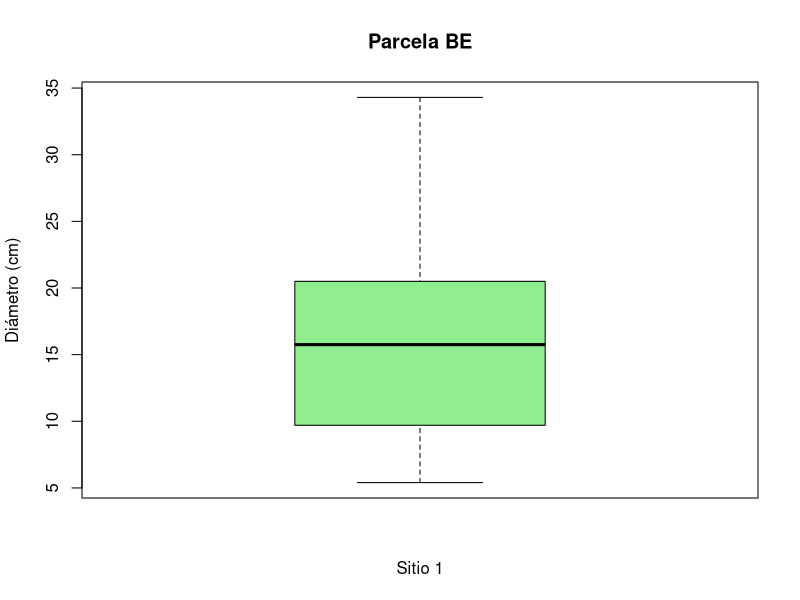
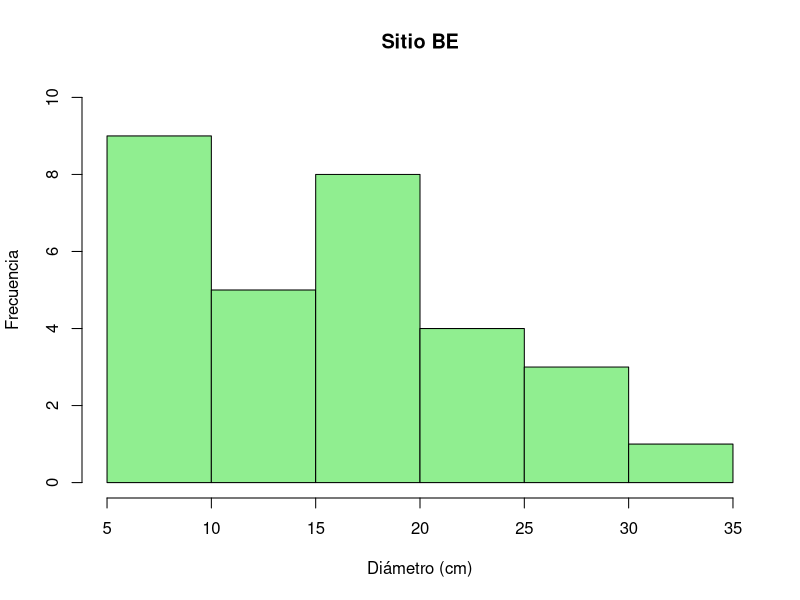
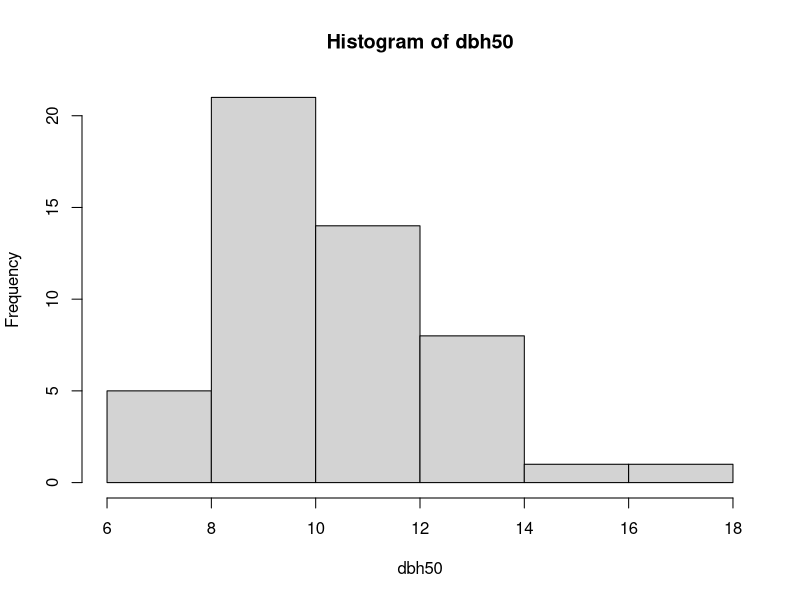
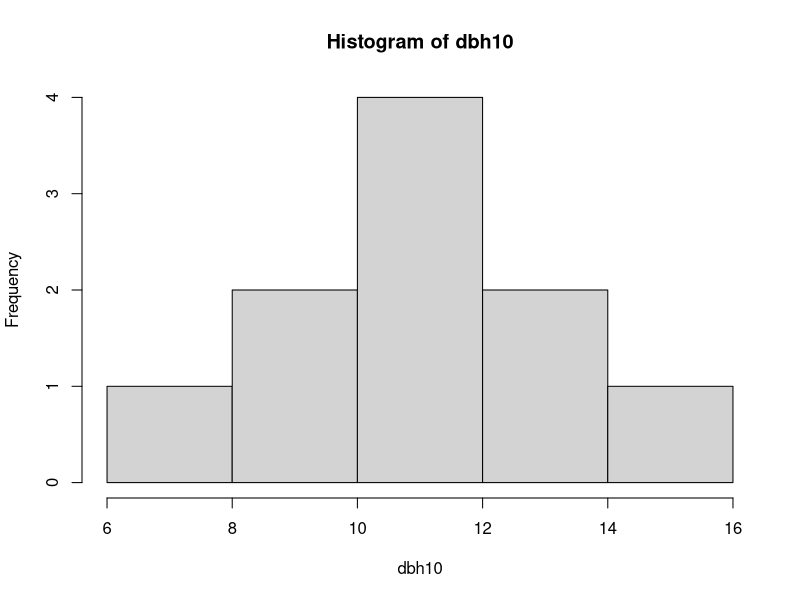
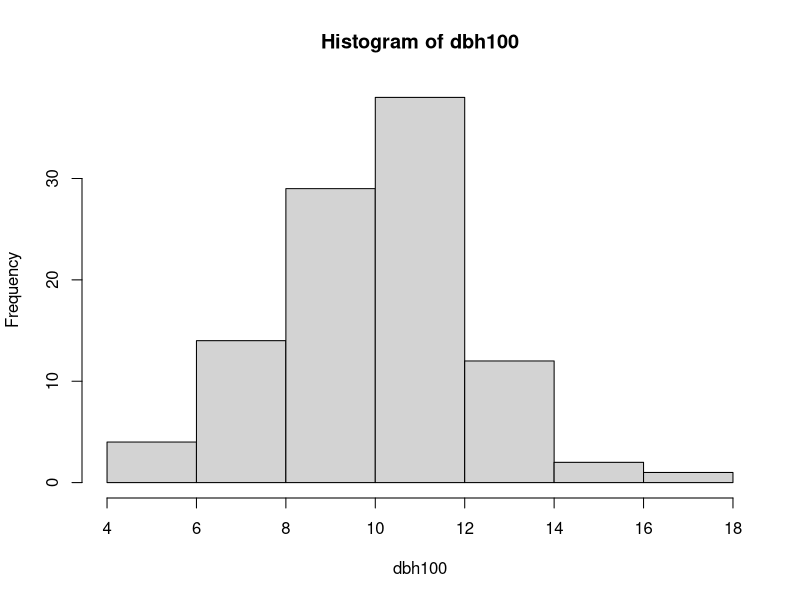
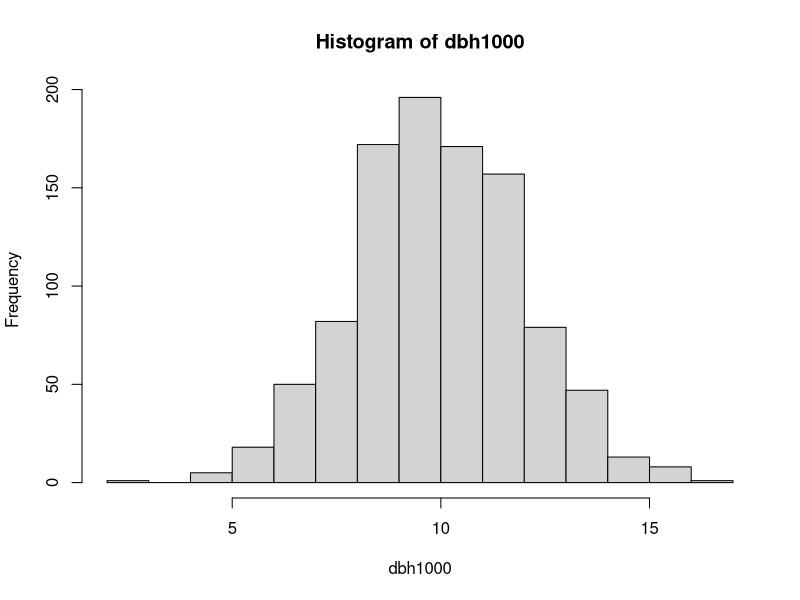

Recreate these plots in R, in order.
# Marlen Gutierrez Barientos
#16/08/2022
#Clase 2

# Ingresar Datos ----------------------------------------------------------

dbh <- c(16.5, 25.3, 22.1, 17.2, 16.1, 8.1, 34.3, 5.4, 5.7,
         11.2, 24.1, 14.5, 7.7, 15.6, 15.9, 10, 17.5, 20.5,
         7.8, 27.3, 9.7, 6.5, 23.4, 8.2, 28.5, 10.4, 11.5,
         14.3, 17.2, 16.8) #diametro a la altura del pecho# 

length(dbh) #longitud de dbh
# Medidas de tendencia central

media <- sum(dbh)/length(dbh)
mean(dbh) #media
median(dbh)

# Media geométrica
exp(mean(log(dbh)))

# Medidas de dispersión

sd(dbh) #Desviacion estandar
var(dbh) #Varianza

#coeficiente de variacion
coef.var <- sd(dbh)/mean(dbh)*100
coef.var

fivenum(dbh) #da 5 numeros min, max, mediana, 1 cuartil 15% y 4 cuartil 75%

quantile(dbh,0.15)
quantile(dbh, 0.30)


# Gráfica -----------------------------------------------------------------

boxplot(dbh, col= "lightgreen", ylab= "Diámetro (cm)",
        xlab= "Sitio 1", main= "Parcela BE")

# Para poner la grafica en horizontal boxplot(dbh, horizontal = T)

hist(dbh, col= "lightgreen", ylab= "Frecuencia",
     xlab= "Diámetro (cm)",
     main = "Sitio BE", ylim= c(0,10))

#Grafica de tallo y hoja
stem(dbh, scale =2)

dbh50 <- sample(dbh,10, replace = TRUE)

set.seed (45)
dbh50 <- rnorm(50, mean = 10, sd=2)
hist(dbh50)
dbh10 <- rnorm(10, mean = 10, sd=2)
hist(dbh10)
dbh100 <- rnorm(100, mean = 10, sd=2)
hist(dbh100)
dbh1000 <- rnorm(1000, mean = 10, sd=2)
hist(dbh1000)